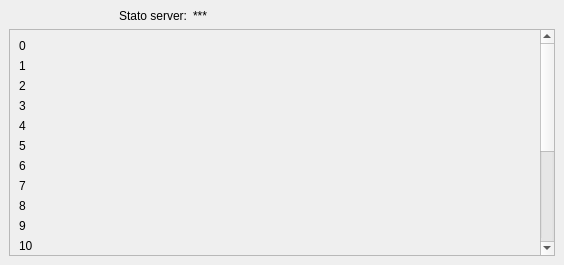
<?xml version="1.0" encoding="UTF-8"?>
<ui version="4.0">
 <class>Server</class>
 <widget class="QMainWindow" name="Server">
  <property name="geometry">
   <rect>
    <x>0</x>
    <y>0</y>
    <width>564</width>
    <height>265</height>
   </rect>
  </property>
  <property name="windowTitle">
   <string>MainWindow</string>
  </property>
  <property name="windowIcon">
   <iconset resource="sfondoCantina.qrc">
    <normaloff>:/sfondo/2_icon38Server.png</normaloff>:/sfondo/2_icon38Server.png</iconset>
  </property>
  <widget class="QWidget" name="centralwidget">
   <layout class="QGridLayout" name="gridLayout">
    <item row="0" column="1">
     <layout class="QVBoxLayout" name="verticalLayout">
      <item>
       <layout class="QHBoxLayout" name="horizontalLayout">
        <item>
         <widget class="QLabel" name="statoServerLabel">
          <property name="layoutDirection">
           <enum>Qt::LeftToRight</enum>
          </property>
          <property name="text">
           <string>Stato server:</string>
          </property>
          <property name="alignment">
           <set>Qt::AlignRight|Qt::AlignTrailing|Qt::AlignVCenter</set>
          </property>
         </widget>
        </item>
        <item>
         <widget class="QLabel" name="statoLabel">
          <property name="text">
           <string>***</string>
          </property>
         </widget>
        </item>
        <item>
         <widget class="QLabel" name="imgLabel">
          <property name="text">
           <string>&lt;html&gt;&lt;head/&gt;&lt;body&gt;&lt;p&gt;&lt;img src=&quot;:/sfondo/gray.png&quot;/&gt;&lt;/p&gt;&lt;/body&gt;&lt;/html&gt;</string>
          </property>
          <property name="alignment">
           <set>Qt::AlignRight|Qt::AlignTrailing|Qt::AlignVCenter</set>
          </property>
         </widget>
        </item>
       </layout>
      </item>
      <item>
       <widget class="QScrollArea" name="scrollArea">
        <property name="widgetResizable">
         <bool>true</bool>
        </property>
        <widget class="QWidget" name="scrollContent">
         <property name="geometry">
          <rect>
           <x>0</x>
           <y>0</y>
           <width>529</width>
           <height>472</height>
          </rect>
         </property>
         <layout class="QGridLayout" name="gridLayout_2">
          <item row="7" column="0">
           <widget class="QLabel" name="label7">
            <property name="text">
             <string>7</string>
            </property>
           </widget>
          </item>
          <item row="15" column="0">
           <widget class="QLabel" name="label15">
            <property name="text">
             <string>15</string>
            </property>
           </widget>
          </item>
          <item row="20" column="0">
           <widget class="QLabel" name="label19">
            <property name="text">
             <string>19</string>
            </property>
           </widget>
          </item>
          <item row="16" column="0">
           <widget class="QLabel" name="label16">
            <property name="text">
             <string>16</string>
            </property>
           </widget>
          </item>
          <item row="17" column="0">
           <widget class="QLabel" name="label17">
            <property name="text">
             <string>17</string>
            </property>
           </widget>
          </item>
          <item row="18" column="0">
           <widget class="QLabel" name="label18">
            <property name="text">
             <string>18</string>
            </property>
           </widget>
          </item>
          <item row="12" column="0">
           <widget class="QLabel" name="label12">
            <property name="text">
             <string>12</string>
            </property>
           </widget>
          </item>
          <item row="1" column="0">
           <widget class="QLabel" name="label1">
            <property name="text">
             <string>1</string>
            </property>
           </widget>
          </item>
          <item row="2" column="0">
           <widget class="QLabel" name="label2">
            <property name="text">
             <string>2</string>
            </property>
           </widget>
          </item>
          <item row="3" column="0">
           <widget class="QLabel" name="label3">
            <property name="text">
             <string>3</string>
            </property>
           </widget>
          </item>
          <item row="0" column="0">
           <widget class="QLabel" name="label0">
            <property name="text">
             <string>0</string>
            </property>
           </widget>
          </item>
          <item row="6" column="0">
           <widget class="QLabel" name="label6">
            <property name="text">
             <string>6</string>
            </property>
           </widget>
          </item>
          <item row="5" column="0">
           <widget class="QLabel" name="label5">
            <property name="text">
             <string>5</string>
            </property>
           </widget>
          </item>
          <item row="9" column="0">
           <widget class="QLabel" name="label9">
            <property name="text">
             <string>9</string>
            </property>
           </widget>
          </item>
          <item row="11" column="0">
           <widget class="QLabel" name="label11">
            <property name="text">
             <string>11</string>
            </property>
           </widget>
          </item>
          <item row="10" column="0">
           <widget class="QLabel" name="label10">
            <property name="text">
             <string>10</string>
            </property>
           </widget>
          </item>
          <item row="13" column="0">
           <widget class="QLabel" name="label13">
            <property name="text">
             <string>13</string>
            </property>
           </widget>
          </item>
          <item row="8" column="0">
           <widget class="QLabel" name="label8">
            <property name="text">
             <string>8</string>
            </property>
           </widget>
          </item>
          <item row="4" column="0">
           <widget class="QLabel" name="label4">
            <property name="text">
             <string>4</string>
            </property>
           </widget>
          </item>
          <item row="14" column="0">
           <widget class="QLabel" name="label14">
            <property name="text">
             <string>14</string>
            </property>
           </widget>
          </item>
         </layout>
        </widget>
       </widget>
      </item>
     </layout>
    </item>
   </layout>
  </widget>
 </widget>
 <resources>
  <include location="sfondoCantina.qrc"/>
  <include location="sfondoCantina.qrc"/>
 </resources>
 <connections/>
</ui>
